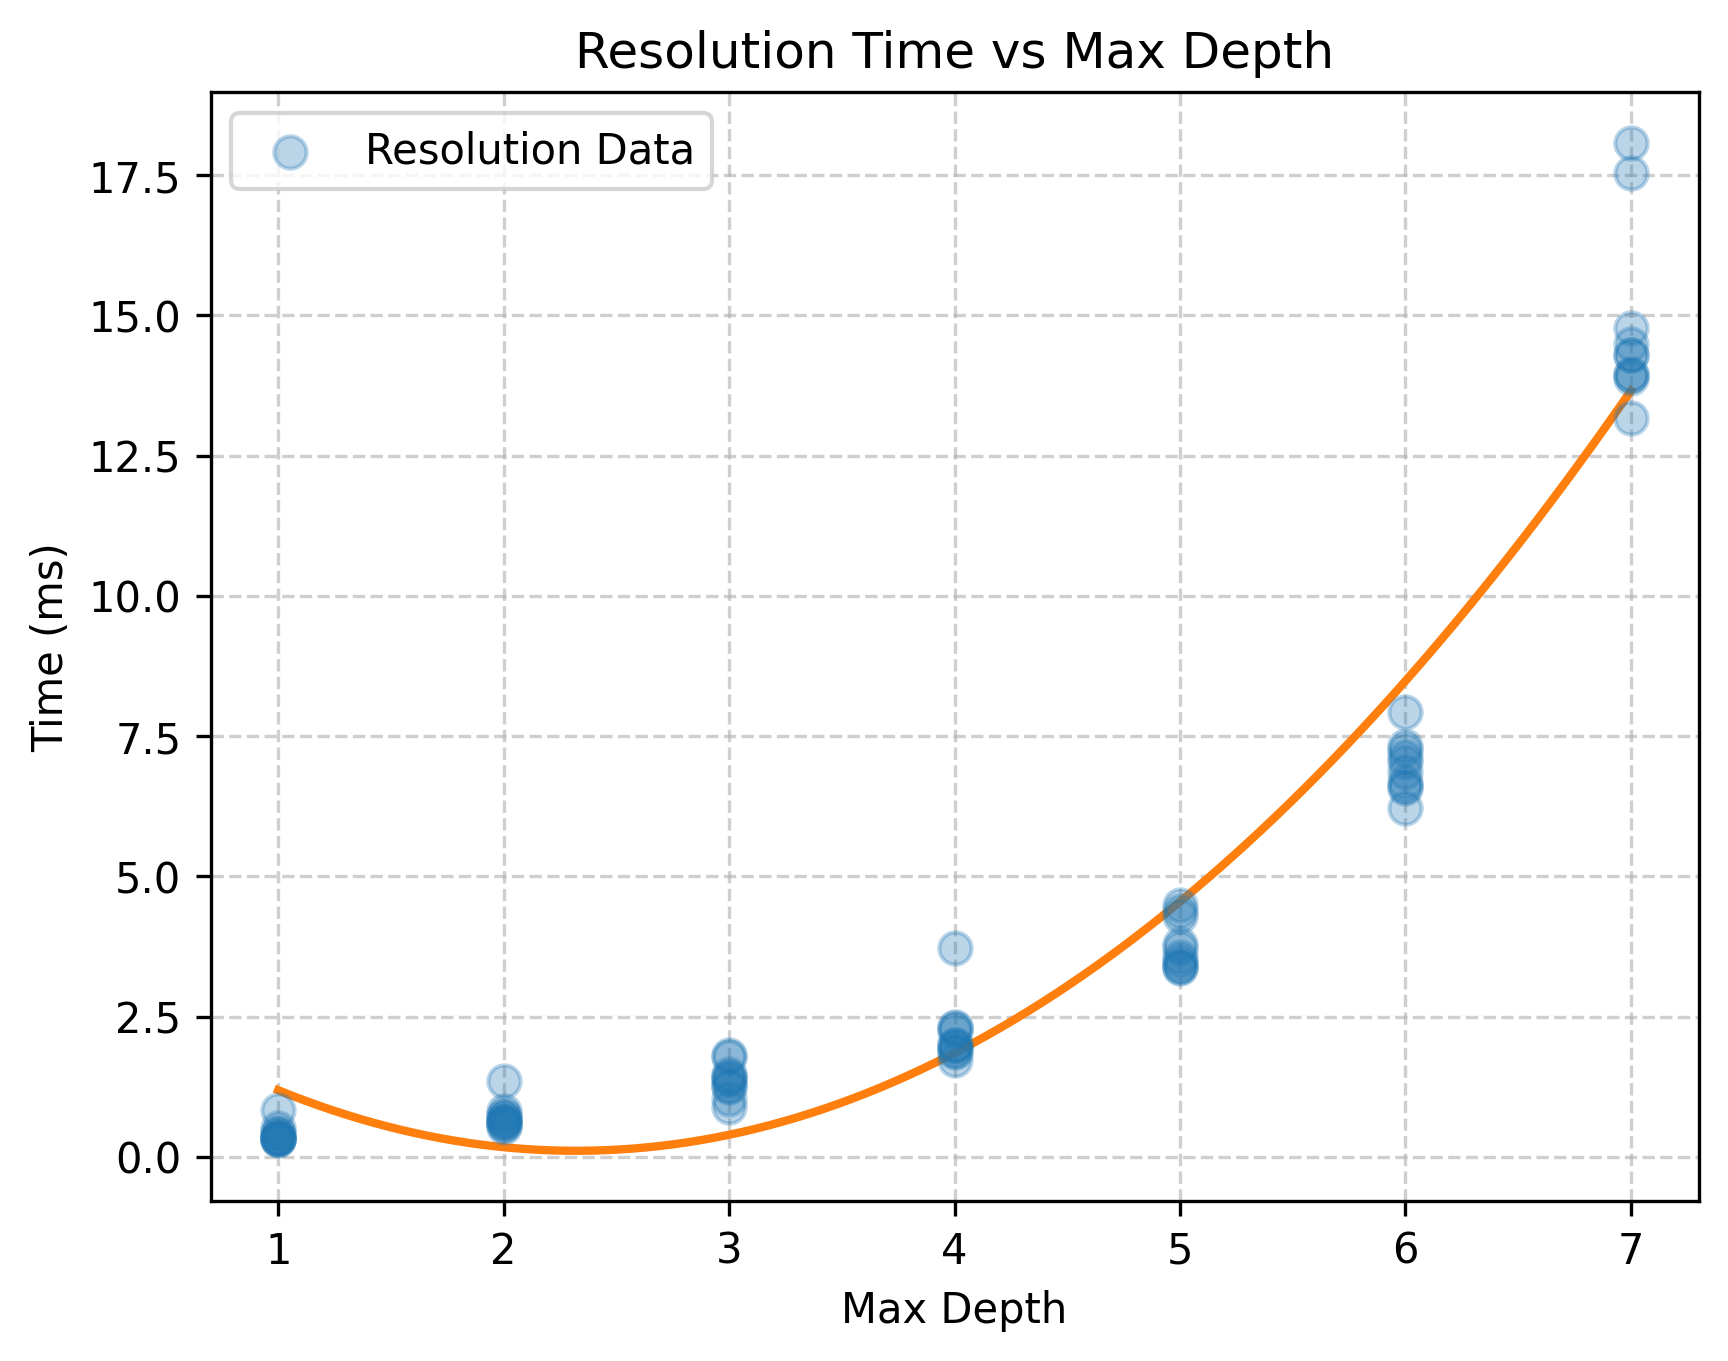

The script that saved this image:
import json

import matplotlib.pyplot as plt
import numpy as np

with open("results.json", "r") as file:
    data = json.load(file)

x = [d["maxDepth"] for d in data]
y = [d["timeMs"] for d in data]

coefficients = np.polyfit(x, y, deg=2)
polynomial = np.poly1d(coefficients)

x_smooth = np.linspace(min(x), max(x), 100)
y_smooth = polynomial(x_smooth)

plt.scatter(x, y, color="#1f77b4", alpha=0.3, s=60, label="Resolution Data", zorder=5)
plt.plot(x_smooth, y_smooth, color="#ff7f0e", linewidth=2)

plt.xlabel("Max Depth")
plt.ylabel("Time (ms)")
plt.title("Resolution Time vs Max Depth")
plt.legend()
plt.grid(True, linestyle="--", alpha=0.6)

plt.savefig("plot.png", dpi=300, bbox_inches="tight")
